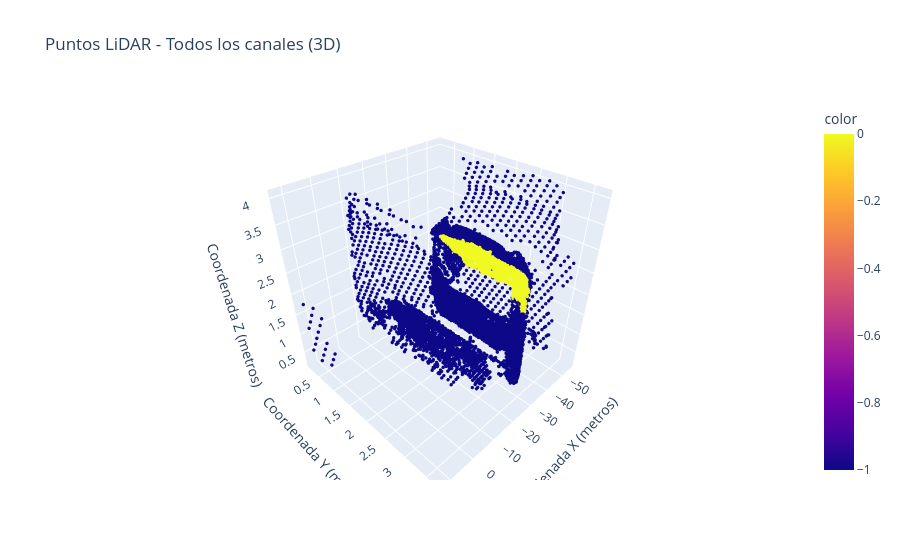

The notebook cell this image was saved under:
### Code cell
fig = px.scatter_3d(frame, x='x', y='y', z='z', color=y_dbscan, title='Puntos LiDAR - Todos los canales (3D)', labels={'x':'Coordenada X (metros)', 'y':'Coordenada Y (metros)', 'z':'Coordenada Z (metros)', 'intensity':'Intensidad'})
fig.update_traces(marker=dict(size=2))
fig.show()

### Figure 1 — Plotly figure (JSON) as saved in the notebook; plotly's stock layout.template omitted (floating-point values rounded to 4 significant figures; data arrays with more than 128 entries replaced by an {"elided": "..."} marker saying what was removed)
{"data": [{"hovertemplate": "Coordenada X (metros)=%{x}<br>Coordenada Y (metros)=%{y}<br>Coordenada Z (metros)=%{z}<br>color=%{marker.color}<extra></extra>", "legendgroup": "", "marker": {"color": {"elided": "12348 int values"}, "coloraxis": "coloraxis", "size": 2, "symbol": "circle"}, "mode": "markers", "name": "", "scene": "scene", "showlegend": false, "type": "scatter3d", "x": {"elided": "12348 float values"}, "y": {"elided": "12348 float values"}, "z": {"elided": "12348 float values"}}], "layout": {"coloraxis": {"colorbar": {"title": {"text": "color"}}, "colorscale": [[0, "#0d0887"], [0.1111, "#46039f"], [0.2222, "#7201a8"], [0.3333, "#9c179e"], [0.4444, "#bd3786"], [0.5556, "#d8576b"], [0.6667, "#ed7953"], [0.7778, "#fb9f3a"], [0.8889, "#fdca26"], [1, "#f0f921"]]}, "legend": {"tracegroupgap": 0}, "scene": {"domain": {"x": [0, 1], "y": [0, 1]}, "xaxis": {"title": {"text": "Coordenada X (metros)"}}, "yaxis": {"title": {"text": "Coordenada Y (metros)"}}, "zaxis": {"title": {"text": "Coordenada Z (metros)"}}}, "title": {"text": "Puntos LiDAR - Todos los canales (3D)"}}}
